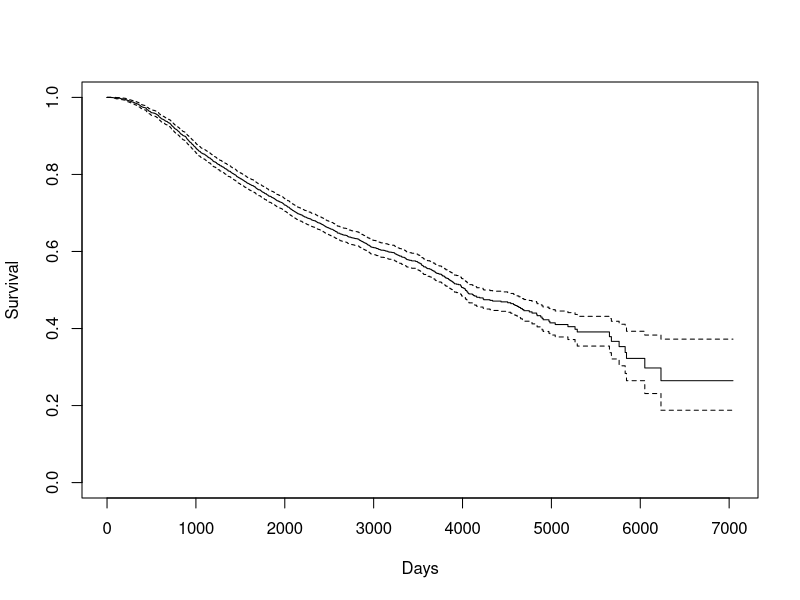
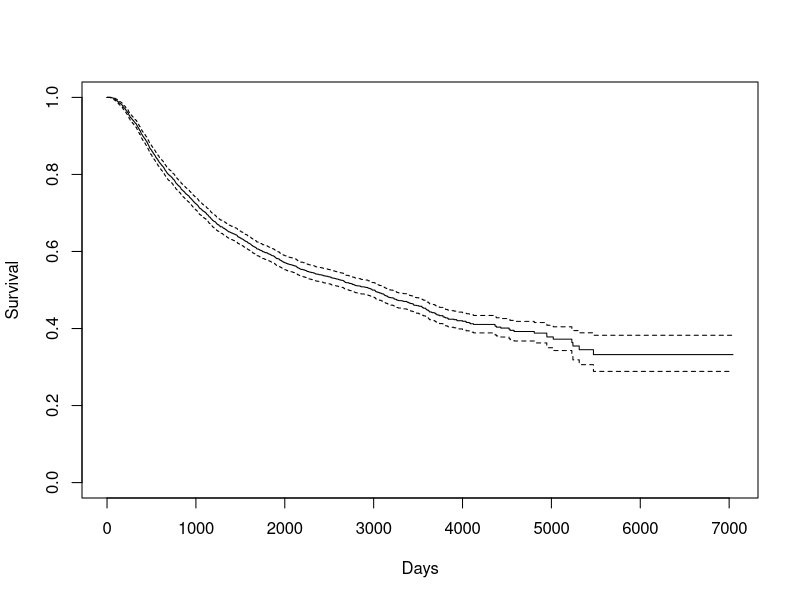
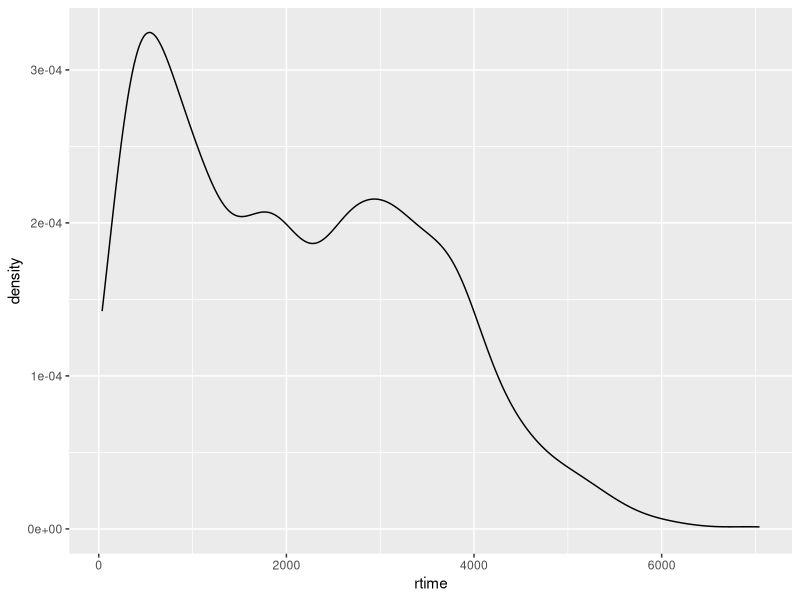
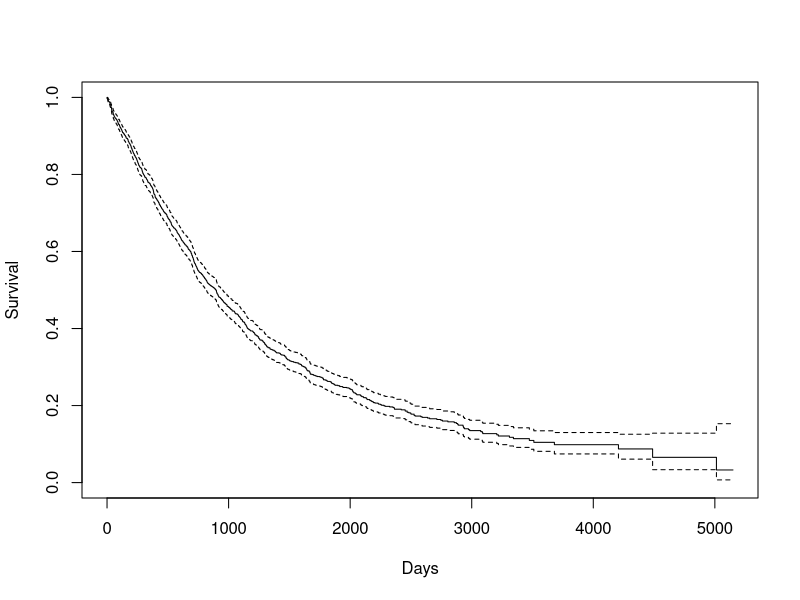
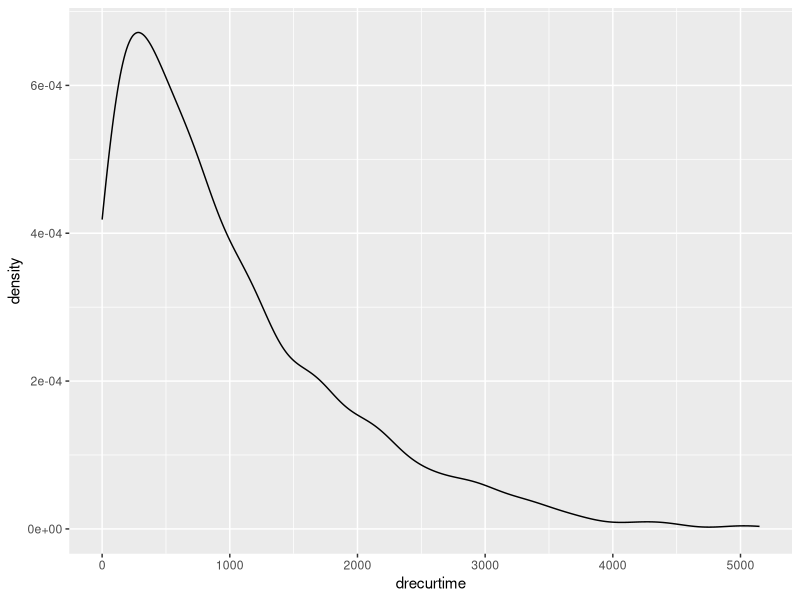
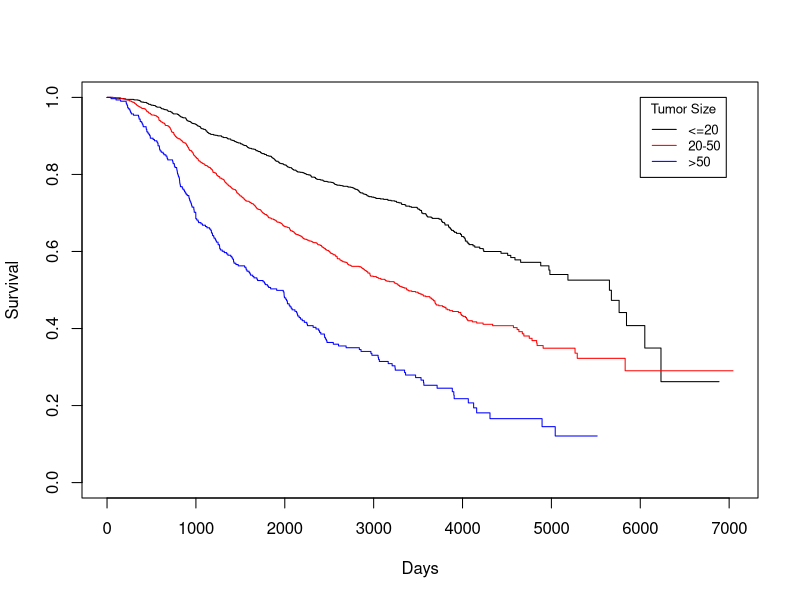
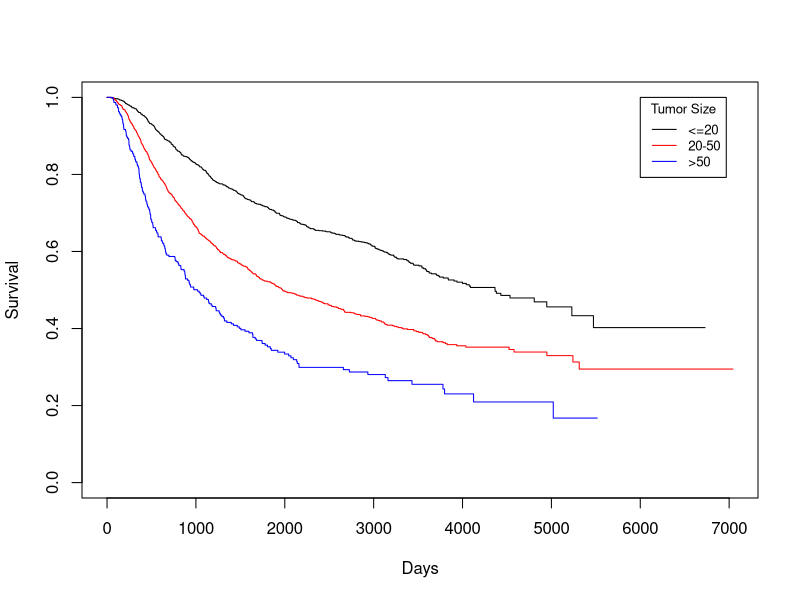
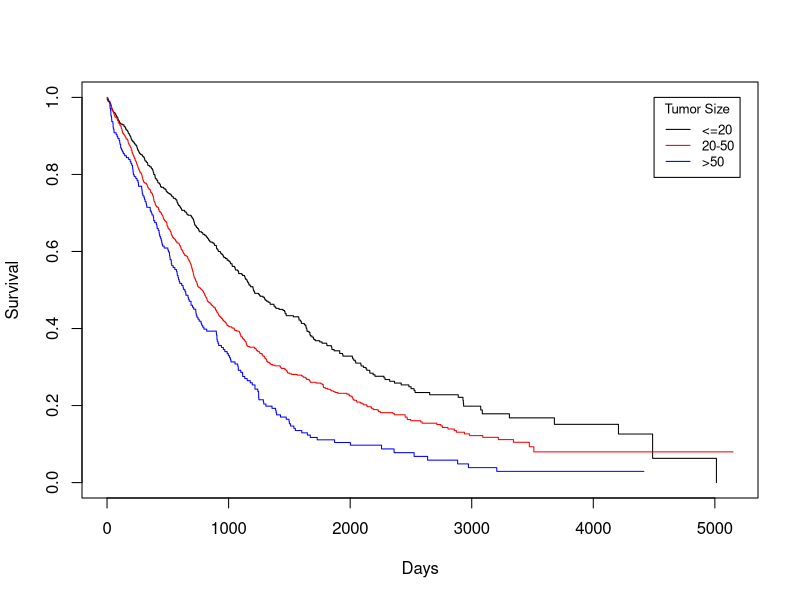

Recreate these plots in R, in order.
## ---- chunk 1
library(survival)
library(survminer)
library(tidyverse)
library(caret)
## ---- chunk 2
data(cancer, package="survival")
## ---- chunk 3
rotterdam <- rotterdam %>%
  mutate(Treatment = ifelse(chemo == 1 & hormon == 0, "Chemo", 
                     ifelse(chemo == 0 & hormon == 1, "Hormon", 
                     ifelse(chemo == 1 & hormon == 1, "Both", "NaN/Other Treatment")))) %>% 
  mutate(Treatment = as.factor(Treatment))

rotterdam <- rotterdam %>% 
  mutate(Nodes_level = ifelse(nodes == 0, "N0", 
                       ifelse(nodes >= 1 & nodes <= 3, "N1", 
                       ifelse(nodes >= 4 & nodes <= 9, "N2", 
                       ifelse(nodes >= 10, "N3", NaN))))) %>% 
  mutate(Treatment = as.factor(Treatment))

rotterdam <- rotterdam %>%
  mutate(grade = as.factor(grade)) %>%
  mutate(size = as.factor(size)) %>%
  mutate(Treatment = as.factor(Treatment))

rotterdam_recur <- rotterdam %>%
  filter(recur == 1) %>%
  mutate(drecurtime = dtime-rtime)
## ---- chunk 4
KM_d <- survfit(Surv(dtime, death) ~ 1, data = rotterdam)
plot(KM_d, conf.int = TRUE, xlab="Days", ylab="Survival")
## ---- chunk 5
# median
KM_d
## ---- chunk 6
# mean

# AUCKM stands for "Area Under Curve Kaplan Meier":
AUCKM = function(survobj,duration)
{
base=c(0,summary(survobj)$time,max(duration))
heights=c(1,summary(survobj)$surv)
new=c()
for(i in 1:length(heights)) { new=c(new,(base[i+1]-base[i])*heights[i]) }
c(sum(new))
}

AUCKM(KM_d,rotterdam$dtime)
## ---- chunk 7
mean(rotterdam$dtime)
median(rotterdam$dtime)
## ---- chunk 8
KM_r <- survfit(Surv(rtime, recur) ~ 1, data = rotterdam)
plot(KM_r, conf.int = TRUE, xlab="Days", ylab="Survival")
## ---- chunk 9
# median
KM_r
## ---- chunk 10
# mean

AUCKM(KM_r,rotterdam$rtime)
## ---- chunk 11
ggplot(rotterdam, aes(x=rtime)) +
   geom_density() 
## ---- chunk 12
KM_dr <- survfit(Surv(drecurtime, death) ~ 1, data = rotterdam_recur)
plot(KM_dr, conf.int = TRUE, xlab="Days", ylab="Survival")
## ---- chunk 13
# median
KM_dr
## ---- chunk 14
# mean

AUCKM(KM_dr,rotterdam_recur$drecurtime)
## ---- chunk 15
ggplot(rotterdam_recur, aes(x=drecurtime)) +
   geom_density() 
## ---- chunk 16
KM_None_Death <- survfit(Surv(dtime, death) ~ size, data = rotterdam)
plot(KM_None_Death, conf.type = "plain", col = c("black","red","blue"), xlab="Days", ylab="Survival")
legend(6000, 1, legend=c("<=20", "20-50", ">50"),
       col=c("black", "red", "blue"), lty=1, cex=0.8,
       title="Tumor Size", text.font=6)
## ---- chunk 17
KM_None_Recur <- survfit(Surv(rtime, recur) ~ size, data = rotterdam)
plot(KM_None_Recur, conf.type = "plain", col = c("black","red","blue"), xlab="Days", ylab="Survival")
legend(6000, 1, legend=c("<=20", "20-50", ">50"),
       col=c("black", "red", "blue"), lty=1, cex=0.8,
       title="Tumor Size", text.font=6)
## ---- chunk 18
KM_None_drecur <- survfit(Surv(drecurtime, death) ~ size, data = rotterdam_recur)
plot(KM_None_drecur, conf.type = "plain", col = c("black","red","blue"), xlab="Days", ylab="Survival")
legend(4500, 1, legend=c("<=20", "20-50", ">50"),
       col=c("black", "red", "blue"), lty=1, cex=0.8,
       title="Tumor Size", text.font=6)
## ---- chunk 19
KM_None_Death <- survfit(Surv(dtime, death) ~ Nodes_level, data = rotterdam)
plot(KM_None_Death, conf.type = "plain", col = c("black","red","blue","orange"), xlab="Days", ylab="Survival")
legend(6000, 1, legend=c("N0", "N1","N2", "N3"),
       col=c("black", "red", "blue", "orange"), lty=1, cex=0.8,
       title="Nodes_level", text.font=6)
## ---- chunk 20
KM_None_Recur <- survfit(Surv(rtime, recur) ~ Nodes_level, data = rotterdam)
plot(KM_None_Recur, conf.type = "plain", col = c("black","red","blue","orange"), xlab="Days", ylab="Survival")
legend(6000, 1, legend=c("N0", "N1","N2", "N3"),
       col=c("black", "red", "blue", "orange"), lty=1, cex=0.8,
       title="Nodes_level", text.font=6)
## ---- chunk 21
KM_None_drecur <- survfit(Surv(drecurtime, death) ~ Nodes_level, data = rotterdam_recur)
plot(KM_None_drecur, conf.type = "plain", col = c("black","red","blue","orange"), xlab="Days", ylab="Survival")
legend(4500, 1, legend=c("N0", "N1","N2", "N3"),
       col=c("black", "red", "blue", "orange"), lty=1, cex=0.8,
       title="Nodes_level", text.font=6)
## ---- chunk 22
KM_None_Death <- survfit(Surv(dtime, death) ~ grade, data = rotterdam)
plot(KM_None_Death, conf.type = "plain", col = c("black","red"), xlab="Days", ylab="Survival")
legend(6000, 1, legend=c("2", "3"),
       col=c("black", "red"), lty=1, cex=0.8,
       title="grade", text.font=6)
## ---- chunk 23
KM_None_Recur <- survfit(Surv(rtime, recur) ~ grade, data = rotterdam)
plot(KM_None_Recur, conf.type = "plain", col = c("black","red"), xlab="Days", ylab="Survival")
legend(6000, 1, legend=c("2", "3"),
       col=c("black", "red"), lty=1, cex=0.8,
       title="Nodes_level", text.font=6)
## ---- chunk 24
KM_None_drecur <- survfit(Surv(drecurtime, death) ~ grade, data = rotterdam_recur)
plot(KM_None_drecur, conf.type = "plain", col = c("black","red"), xlab="Days", ylab="Survival")
legend(4500, 1, legend=c("2", "3"),
       col=c("black", "red"), lty=1, cex=0.8,
       title="Nodes_level", text.font=6)
## ---- chunk 25
KM_Treatment_Death <- survfit(Surv(dtime, death) ~ Treatment, data = rotterdam)
plot(KM_Treatment_Death, conf.int = FALSE, col = c("black", "red", "blue", "orange"), xlab="Days", ylab="Survival")
legend(1, 0.4, legend=c("Both", "Chemo","Hormon", "NaN/Other Treatment"),
       col=c("black", "red", "blue", "orange"), lty=1, cex=0.8,
       title="Treatment Group", text.font=6)
## ---- chunk 26
KM_Treatment_Recur <- survfit(Surv(rtime, recur) ~ Treatment, data = rotterdam)
plot(KM_Treatment_Recur, conf.int = FALSE, col = c("black", "red", "blue", "orange"), xlab="Days", ylab="Survival")
legend(1, 0.4, legend=c("Both", "Chemo","Hormon", "NaN/Other Treatment"),
       col=c("black", "red", "blue", "orange"), lty=1, cex=0.8,
       title="Treatment Group", text.font=6)
## ---- chunk 27
KM_Treatment_drecur <- survfit(Surv(drecurtime, death) ~ Treatment, data = rotterdam_recur)
plot(KM_Treatment_drecur, conf.int = FALSE, col = c("black", "red", "blue", "orange"), xlab="Days", ylab="Survival")
legend(3700, 1, legend=c("Both", "Chemo","Hormon", "NaN/Other Treatment"),
       col=c("black", "red", "blue", "orange"), lty=1, cex=0.8,
       title="Treatment Group", text.font=6)
## ---- chunk 28
# The Cox-Snell function takes as inputs
# 1. A vector of Cox-Snell residuals created by the user based on the model being evaluated,
# 2. A status vector
# 3. Optional x- and y- limits for the resulting plot

CoxSnell = function(cs,status,xlim=NULL,ylim=NULL)
{
kmcs = survfit(Surv(jitter(cs,amount=(max(cs)-min(cs))/1000),status) ~ 1)$surv

plot(log(-log(kmcs)) ~ sort(log(cs)) ,
      xlab="log(Cox-Snell)", ylab="log(-log(S(Cox-Snell)))", xlim=xlim, ylim=ylim )

abline(0,1,col='red')
}
## ---- chunk 29
Dexp <- survreg(Surv(dtime, death) ~ Treatment + size + nodes + grade + age, dist='exponential', data=rotterdam)
Dexp
## ---- chunk 30
Rexp <- survreg(Surv(rtime, recur) ~ Treatment + size + nodes + grade + age, dist='exponential', data=rotterdam)
Rexp
## ---- chunk 31
Dweibull <- survreg(Surv(dtime, death) ~ Treatment + size + nodes + grade + age, dist='weibull', data=rotterdam)
Dweibull
## ---- chunk 32
Rweibull <- survreg(Surv(rtime, recur) ~ Treatment + size + nodes + grade + age, dist='weibull', data=rotterdam)
Rweibull
## ---- chunk 33
Dlnorm <- survreg(Surv(dtime, death) ~ Treatment + size + nodes + grade + age , dist='lognormal', data=rotterdam)
summary(Dlnorm)
CS_LnormD <- -log(1 - plnorm(rotterdam$dtime, 9.91512622-0.42502769*(rotterdam$Treatment=="Chemo")
                                                  -0.31448004*(rotterdam$Treatment=="Hormon")  
                                                  -0.41616843*(rotterdam$Treatment=="NaN/Other Treatment")
                                                  -0.34787441*(rotterdam$size=="20-50")
                                                  -0.60916461*(rotterdam$size==">50")
                                                  -0.07772719*rotterdam$nodes
                                                  -0.30866307*(rotterdam$grade=="3")
                                                  -0.01004650*rotterdam$age, 
                                       1.06897))
# Make appropriate graph using CoxSnell function
CoxSnell(CS_LnormD, rotterdam$death)
## ---- chunk 34
Rlnorm <- survreg(Surv(rtime, recur) ~ Treatment + size + nodes + grade + age, dist='lognormal', data=rotterdam)
summary(Rlnorm)
CS_LnormR <- -log(1 - plnorm(rotterdam$rtime, 8.78912009-0.36138607*(rotterdam$Treatment=="Chemo")
                                                  -0.41809135*(rotterdam$Treatment=="Hormon")   
                                                  -0.58077716*(rotterdam$Treatment=="NaN/Other Treatment")
                                                  -0.41865655*(rotterdam$size=="20-50")
                                                  -0.67178824*(rotterdam$size==">50")
                                                  -0.10590430*rotterdam$nodes 
                                                  -0.43987388*(rotterdam$grade=="3")
                                                  +0.00892277*rotterdam$age, 
                                      1.327904))

# Make appropriate graph using CoxSnell function
CoxSnell(CS_LnormR, rotterdam$recur)
## ---- chunk 35
exp(-0.42502769) # chemo
exp(-0.3144800) # hormon
exp(-0.41616843) # NaN/Other Treatment
exp(-0.34787441) # size 20-50
exp(-0.60916461) # size >50
exp(-0.07772719) # nodes
exp(-0.30866307) # grade 3
exp(-0.01004650) # age
## ---- chunk 36
exp(-0.36138607) # chemo
exp(-0.41809135) # hormon
exp(-0.58077716) # NaN/Other Treatment
exp(-0.41865655) # size 20-50
exp(-0.67178824) # size >50
exp(-0.10590430) # nodes
exp(-0.43987388) # grade 3
exp(0.00892277) # age
## ---- chunk 37
rotterdam_new <- rotterdam %>% 
  mutate(state = ifelse(death == 1 & recur == 0, "death",
                 ifelse(death == 0 & recur == 1, "recur", 
                 ifelse(death == 1 & recur == 1, "both", "neither"))))

ggplot(rotterdam_new, aes(x=age, color=state, fill=state)) +
  geom_density(alpha=0.3)
## ---- chunk 38
m_death_withage = coxph(Surv(dtime, death) ~ Treatment + size + nodes + grade + age, data=rotterdam)
m_death_withage
## ---- chunk 39
cox.zph(m_death_withage)
## ---- chunk 40
m_death_strataage = coxph(Surv(dtime, death) ~ Treatment + size + strata(nodes) + grade + strata(age), data=rotterdam)
m_death_strataage
cox.zph(m_death_strataage)
## ---- chunk 41
m_recur = coxph(Surv(rtime, recur) ~ Treatment + strata(size) + strata(nodes) + strata(grade) + age, data=rotterdam)
m_recur
